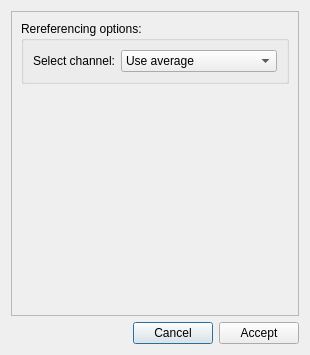
<?xml version="1.0" encoding="UTF-8"?>
<ui version="4.0">
 <class>rereferencingDialog</class>
 <widget class="QDialog" name="rereferencingDialog">
  <property name="geometry">
   <rect>
    <x>0</x>
    <y>0</y>
    <width>310</width>
    <height>355</height>
   </rect>
  </property>
  <property name="windowTitle">
   <string>Rereferencing</string>
  </property>
  <layout class="QGridLayout" name="gridLayout_2">
   <item row="1" column="0">
    <layout class="QHBoxLayout" name="horizontalLayout">
     <item>
      <spacer name="horizontalSpacer">
       <property name="orientation">
        <enum>Qt::Horizontal</enum>
       </property>
       <property name="sizeHint" stdset="0">
        <size>
         <width>40</width>
         <height>20</height>
        </size>
       </property>
      </spacer>
     </item>
     <item>
      <widget class="QPushButton" name="pushButtonCancel">
       <property name="text">
        <string>Cancel</string>
       </property>
      </widget>
     </item>
     <item>
      <widget class="QPushButton" name="pushButtonAccept">
       <property name="text">
        <string>Accept</string>
       </property>
      </widget>
     </item>
    </layout>
   </item>
   <item row="0" column="0">
    <widget class="QScrollArea" name="scrollArea">
     <property name="widgetResizable">
      <bool>true</bool>
     </property>
     <widget class="QWidget" name="scrollAreaWidgetContents">
      <property name="geometry">
       <rect>
        <x>0</x>
        <y>0</y>
        <width>290</width>
        <height>304</height>
       </rect>
      </property>
      <layout class="QGridLayout" name="gridLayout">
       <item row="0" column="0">
        <widget class="QGroupBox" name="groupBoxRereference">
         <property name="title">
          <string>Rereferencing options:</string>
         </property>
         <layout class="QFormLayout" name="formLayout_2">
          <item row="1" column="0">
           <widget class="QLabel" name="labelSelectChannel">
            <property name="text">
             <string>Select channel:</string>
            </property>
           </widget>
          </item>
          <item row="1" column="1">
           <widget class="QComboBox" name="comboBoxChannel">
            <property name="minimumSize">
             <size>
              <width>120</width>
              <height>0</height>
             </size>
            </property>
            <property name="currentText">
             <string>Use average</string>
            </property>
            <item>
             <property name="text">
              <string>Use average</string>
             </property>
            </item>
           </widget>
          </item>
         </layout>
        </widget>
       </item>
       <item row="1" column="0">
        <spacer name="verticalSpacer">
         <property name="orientation">
          <enum>Qt::Vertical</enum>
         </property>
         <property name="sizeHint" stdset="0">
          <size>
           <width>20</width>
           <height>40</height>
          </size>
         </property>
        </spacer>
       </item>
      </layout>
     </widget>
    </widget>
   </item>
  </layout>
 </widget>
 <resources/>
 <connections>
  <connection>
   <sender>pushButtonCancel</sender>
   <signal>clicked()</signal>
   <receiver>rereferencingDialog</receiver>
   <slot>reject()</slot>
   <hints>
    <hint type="sourcelabel">
     <x>293</x>
     <y>155</y>
    </hint>
    <hint type="destinationlabel">
     <x>18</x>
     <y>131</y>
    </hint>
   </hints>
  </connection>
  <connection>
   <sender>pushButtonAccept</sender>
   <signal>clicked()</signal>
   <receiver>rereferencingDialog</receiver>
   <slot>accept()</slot>
   <hints>
    <hint type="sourcelabel">
     <x>384</x>
     <y>155</y>
    </hint>
    <hint type="destinationlabel">
     <x>47</x>
     <y>149</y>
    </hint>
   </hints>
  </connection>
 </connections>
</ui>
